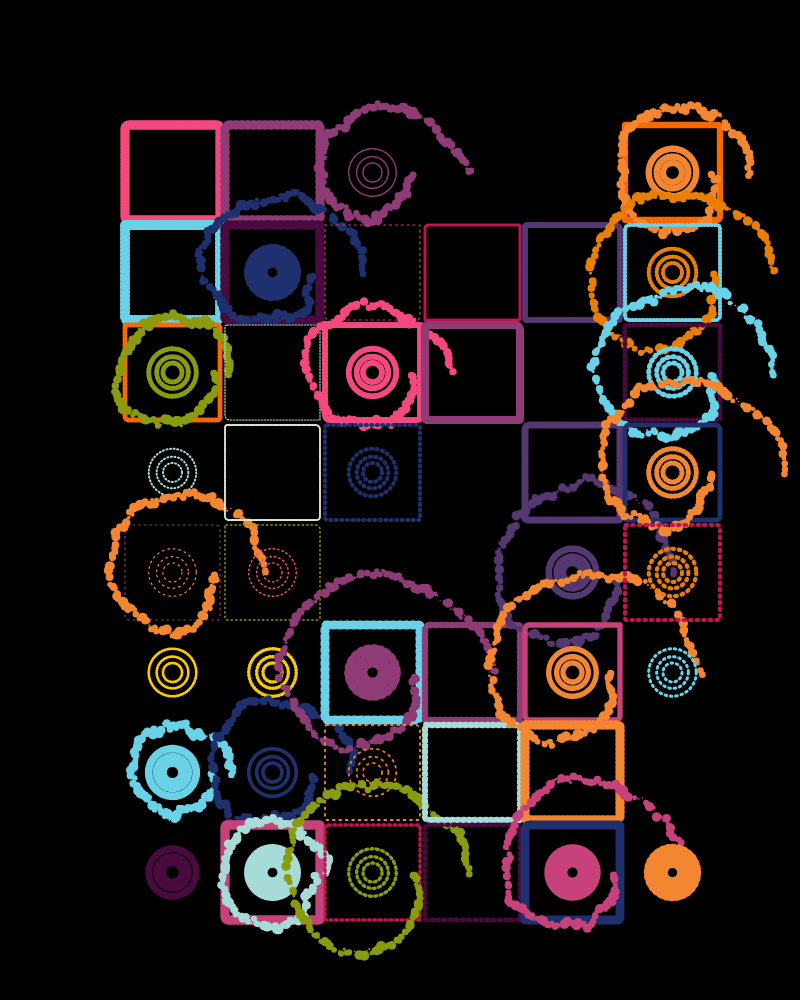
Frame 1 (no input)
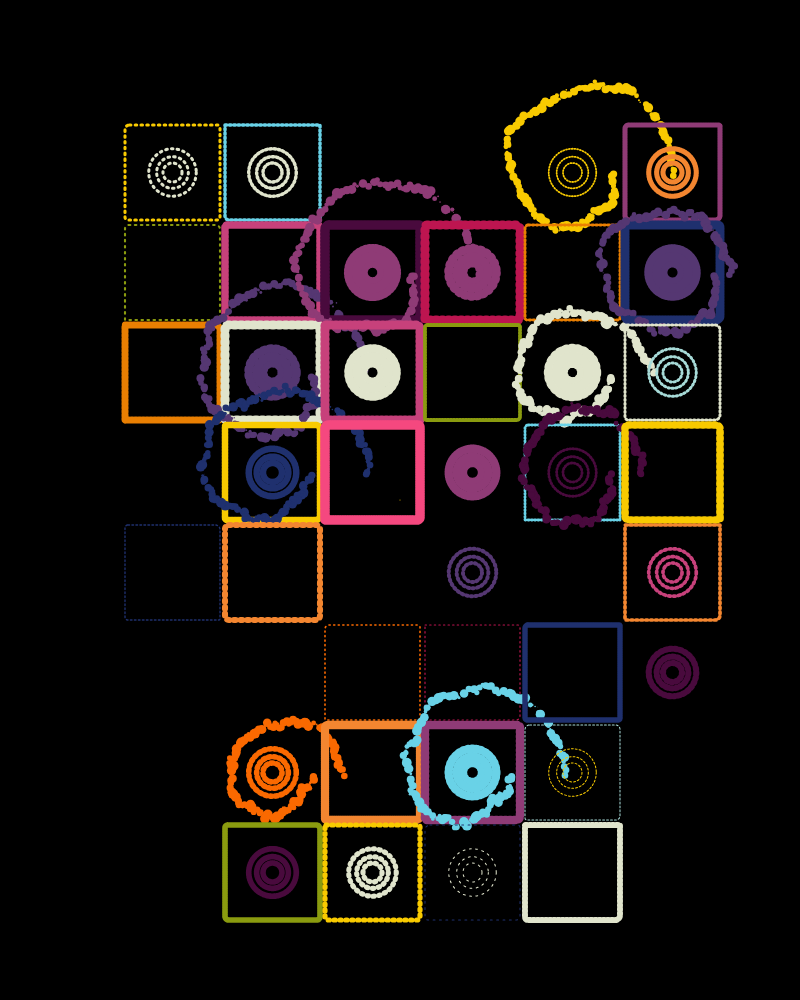
Frame 2 (the mouse pressed at the canvas centre, redrawn once)

The p5.js sketch that drew these frames (run headless with seeded random() and noise() and a simulated clock; the mouse was pressed at the canvas centre and the sketch redrawn once):

// p5.js sketch
// ── sketch.js
palette = ["#69d2e7", "#a7dbd8", "#e0e4cc", "#f38630", "#fa6900"];
//palette = ["#1f306e", "#553772", "#8f3b76", "#c7417b", "#f5487f"];
//palette = ["#490a3d", "#bd1550", "#e97f02", "#f8ca00", "#8a9b0f"];

palette = ["#69d2e7", "#a7dbd8", "#e0e4cc", "#f38630", "#fa6900","#490a3d", "#bd1550", "#e97f02", "#f8ca00", "#8a9b0f","#1f306e", "#553772", "#8f3b76", "#c7417b", "#f5487f"];
function setup() {
  w = min(windowWidth, windowHeight);
  factor = 0.8
  wx = w*0.8
  wy = w
  createCanvas(wx, wy);
   numDivs = 200;

  sizes = []
  for(a = 0; a<TAU; a+=TAU/numDivs){
    sizes.push(random(0.5,10))
  }
  FPS = 50;
  frameRate(FPS);

  spc = 100;
  off = w / 8;

  //rectMode(CENTER)

  rects = [];
  count = 0;
  for (x = -wx / 2 + off; x < wx / 2 - off; x += spc) {
    row = [];
    count1 = 0;
    for (y = -wy / 2 + off; y < wy / 2 - off; y += spc) {
      row.push(new makeCell(x, y, spc - 5));
      count1++;
    }
    rects.push(row);
    count++;
  }
}
function visualizer(x,y,radius){
  translate(x,y)
   let t = frameCount/FPS //framecount is P5 keeping track of how many frames have passed since sketch started
  
  for(n=0;n<numDivs; n++){
    a = TAU/numDivs * n + t/2
    randomRadius = random(-2,2.5)
    radius += randomRadius;
    x = radius*cos(a);
    y = radius*sin(a);
    
    strokeWeight(sizes[n]);
    point(x,y + random(0,5))
  }
}
function makeCell(x, y, s) {
  this.x = x;
  this.y = y;
  this.s = s;

  this.rand = random();
  this.circ = random();
  this.smolCircs = [
    random([0, 1]),
    random([0, 1]),
    random([0, 1]),
    random([0, 1]),
  ];
  this.lines = [random(), random(), random(), random()];

  this.display = function () {
    push();
    noFill();
    stroke(0);
    let circleRadius;

    stroke(random(palette));
    drawingContext.setLineDash([random(1, 2), random(1, 5)]);
    strokeWeight(random(0.8, 10));
    if (this.rand > 0.3) {
      
      rect(x, y, s, s, random(5), random(5), random(5), random(5));
      

   
    }

    stroke(random(palette));
    
    this.circ = random();

    if (random() > 0.5) {
      circleRadius = 40
            // visualizer(500,500, circleRadius)

    }

   
    stroke(random(palette));
    if (random() > 0.5) {
      ellipse(this.x + this.s / 2, this.y + this.s / 2, this.s / 5);
            ellipse(this.x + this.s / 2, this.y + this.s / 2, this.s / 2);
                  ellipse(this.x + this.s / 2, this.y + this.s / 2, this.s / 3);


            visualizer(this.x + this.s/2, this.y + this.s/2, circleRadius)

    }
    
    s = this.s
   



    pop();
  };
}

function bkgroundGrad(){
  var ctx = canvas.getContext('2d');
  var gradient = ctx.createLinearGradient(0, 0,wx,wy);

  // Add three color stops
  gradient.addColorStop(0, color(random(palette)));
  gradient.addColorStop(1, color(random(palette)));

  // Set the fill style and draw a rectangle
  ctx.fillStyle = gradient;

  ctx.fillRect(-10,-10,wx+10,wy+10);
  ctx.fill()
}

rez = 1;
function draw() {
  
  //bkgroundGrad();
background(0) 
translate(wx / 2, wy / 2);
  point(0, 0);

  noFill();
  stroke(random(palette));

  t = frameCount / 50;
  for (x = 0; x < count; x++) {
    for (y = 0; y < count1; y++) {
      rects[x][y].display();
    }
  }
  noLoop();
}
